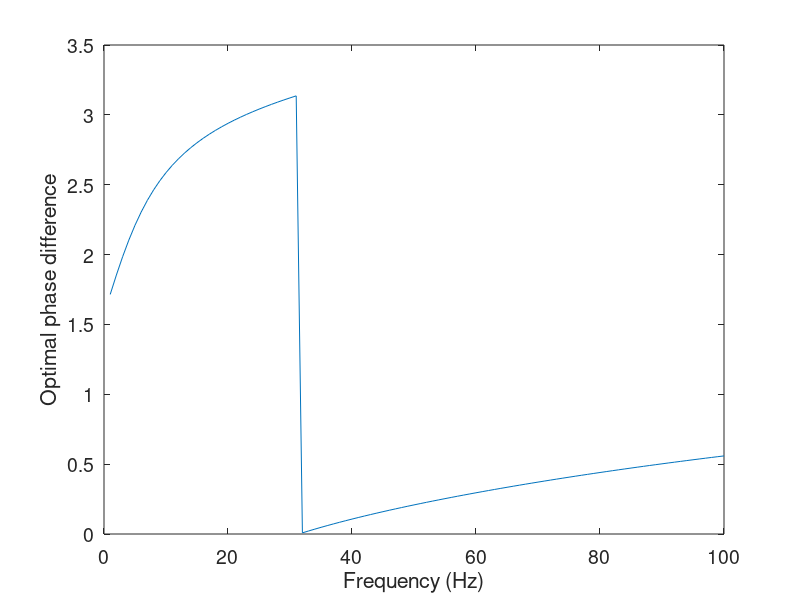

This figure's MATLAB source:
amp = 50;
N=512;
tau = 30;
z_0 = 150*2*pi/N
freqss = 1:1:100;
freqs = 2*pi/1000.0*freqss;
w00 = 12.5;
pp = zeros(length(tau),1);
theta = 0.2
a = pi;
k = 200.0;
w = a
%r = w00(20)*(8*sqrt(2*pi)*a)
for i = 1:length(freqs)
    freq = freqs(i)
T = tau/amp*log(z_0/theta)
lamb = 1-(0.1/w00*(8*sqrt(2*pi)*a));
fcn = @(phi) sin(freq*T + phi)/freq^2 + cos(freq*T + phi)/freq  - sin(phi)/freq^2-cos(phi)/freq + amp*tau/(1-lamb) *(exp(-(1-lamb)*T/tau)-1)*(cos(phi)/2*freq - sin(phi)/2)
pp(i) = fzero(fcn, 1)
pp(i) = mod(pp(i),2*pi)
end

plot(freqss,pp)
xlabel('Frequency (Hz)')
ylabel('Optimal phase difference')
set(gca,'fontsize',14)